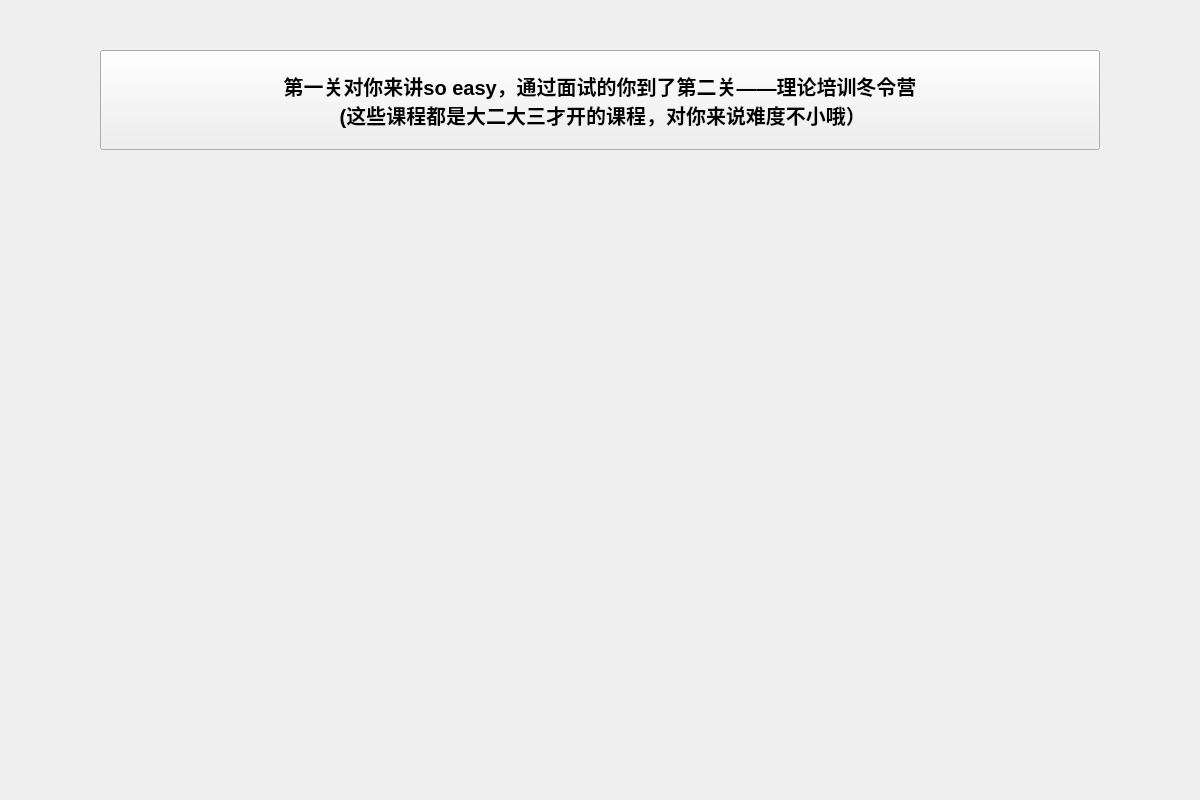
<?xml version="1.0" encoding="UTF-8"?>
<ui version="4.0">
 <class>PPT55</class>
 <widget class="QWidget" name="PPT55">
  <property name="geometry">
   <rect>
    <x>0</x>
    <y>0</y>
    <width>1200</width>
    <height>800</height>
   </rect>
  </property>
  <property name="windowTitle">
   <string>Form</string>
  </property>
  <widget class="QPushButton" name="pushButton">
   <property name="geometry">
    <rect>
     <x>100</x>
     <y>50</y>
     <width>1000</width>
     <height>100</height>
    </rect>
   </property>
   <property name="font">
    <font>
     <pointsize>15</pointsize>
     <weight>75</weight>
     <bold>true</bold>
    </font>
   </property>
   <property name="text">
    <string>第一关对你来讲so easy，通过面试的你到了第二关——理论培训冬令营
 (这些课程都是大二大三才开的课程，对你来说难度不小哦）</string>
   </property>
  </widget>
 </widget>
 <resources/>
 <connections/>
</ui>
